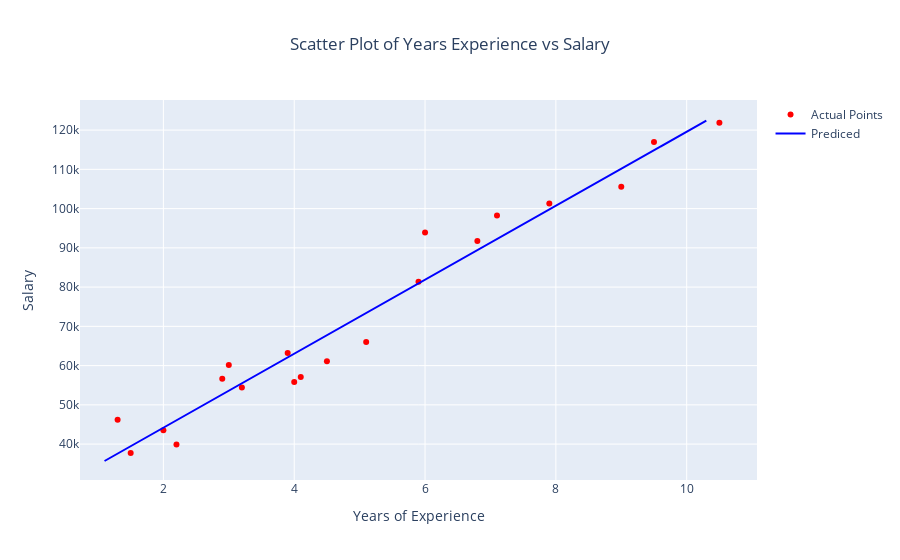

The code cell stored with this chart in its notebook:
### Code cell
#initial visual exploration of available training dataset
fig = go.Figure()
fig.add_trace(go.Scatter(x=x_train.iloc[:,0].values,y=y_train, mode='markers', line = dict(color='red'), name='Actual Points'))
fig.add_trace(go.Scatter(x=x_test.iloc[:,0].values,y=y_pred, mode='lines', line= dict(color='blue'), name='Prediced'))
fig.update_layout(title='Scatter Plot of Years Experience vs Salary'
                 ,title_x = .5 
                 )
fig.update_xaxes(title='Years of Experience')
fig.update_yaxes(title='Salary')
fig.show()

### Figure 1 — Plotly figure (JSON) as saved in the notebook; plotly's stock layout.template omitted (floating-point values rounded to 4 significant figures)
{"data": [{"line": {"color": "red"}, "mode": "markers", "name": "Actual Points", "type": "scatter", "x": [2.2, 5.1, 2.9, 4.1, 4.0, 7.9, 1.3, 1.5, 9.0, 2.0, 7.1, 9.5, 5.9, 10.5, 6.8, 3.2, 3.9, 4.5, 6.0, 3.0], "y": [39891, 66029, 56642, 57081, 55794, 101302, 46205, 37731, 105582, 43525, 98273, 116969, 81363, 121872, 91738, 54445, 63218, 61111, 93940, 60150]}, {"line": {"color": "blue"}, "mode": "lines", "name": "Prediced", "type": "scatter", "x": [9.6, 4.9, 8.2, 5.3, 3.2, 3.7, 10.3, 8.7, 4.0, 1.1], "y": [115800.0, 71510.0, 102600.0, 75280.0, 55490.0, 60200.0, 122400.0, 107300.0, 63030.0, 35690.0]}], "layout": {"title": {"text": "Scatter Plot of Years Experience vs Salary", "x": 0.5}, "xaxis": {"title": {"text": "Years of Experience"}}, "yaxis": {"title": {"text": "Salary"}}}}
